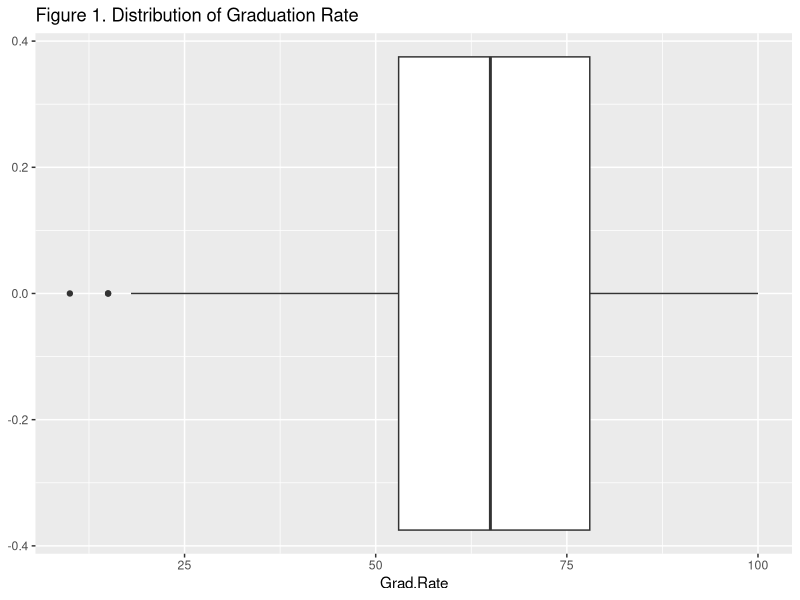
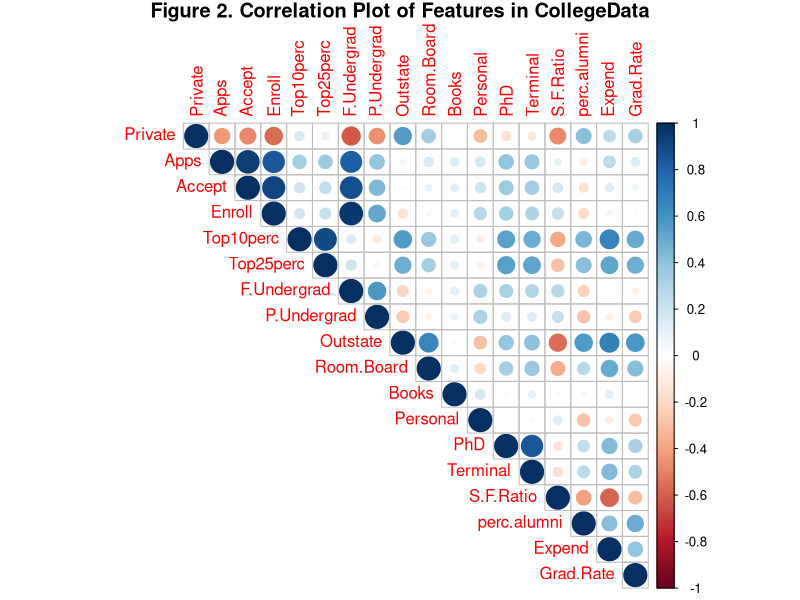
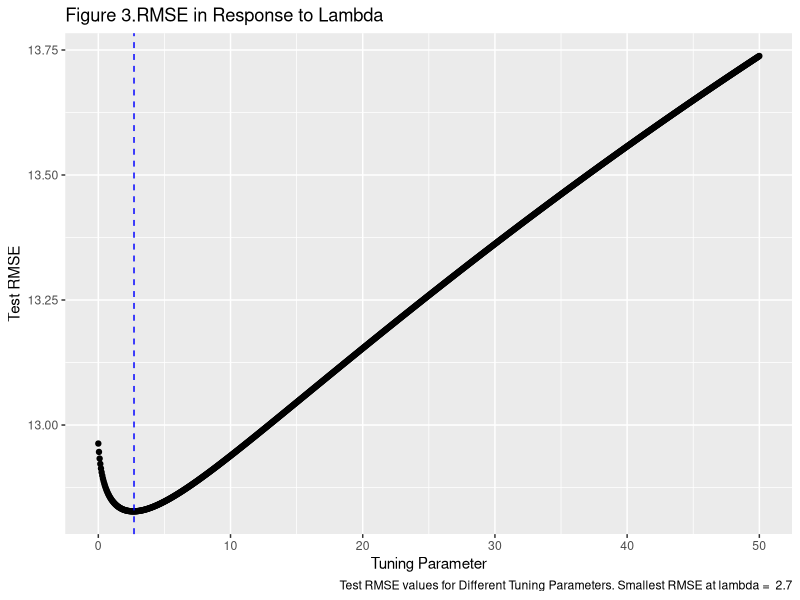

Here is the R script that generated these plots, in order:
## ---- chunk 1
knitr::opts_chunk$set(echo = TRUE)
## ---- chunk 2
#Load all required packages
library(ggplot2)
library(broom)
library(gridExtra)
library(dplyr)
library(class)
library(tidyverse)
library(gridExtra)
library(leaps)
library(corrplot)
library(RColorBrewer)
library(glmnet)
## ---- chunk 3
#loading data needed
collegeData<-read.csv("collegedata.csv")
## ---- chunk 4
glimpse(collegeData)
## ---- chunk 5
ggplot(data=collegeData,aes(x=Grad.Rate))+
  geom_boxplot()+
  ggtitle("Figure 1. Distribution of Graduation Rate")
## ---- chunk 6
gradmax<-max(collegeData$Grad.Rate)
gradmin<-min(collegeData$Grad.Rate)
knitr::kable(c("Largest" = gradmax,"Smallest" = gradmin),caption =  "Table 1. Largest and Smallest")
## ---- chunk 7
## MSE = RSS/n
MSE<-sum((collegeData$Grad.Rate-mean(collegeData$Grad.Rate))^2)/776
RMSE<-sqrt(MSE)
knitr::kable(c("MSE" = MSE,"RMSE" = RMSE),caption = "Table 2.MSE and RMSE")
## ---- chunk 8
fac_ratio_only<-lm(data = collegeData, Grad.Rate~S.F.Ratio)
SFonly_Pred<-data.frame("Y_hat" = rep(NA,776))
SFonly_Pred$Y_hat<-predict(fac_ratio_only)
MSE_fac_Ratio<-sum((SFonly_Pred$Y_hat-mean(SFonly_Pred$Y_hat))^2)/776
RMSE_fac_Ratio<-sqrt(MSE_fac_Ratio)
## ---- chunk 9
collegeData$Private<-ifelse(collegeData$Private == "Yes",1,0)
M<-cor(collegeData[,2:19])
corrplot(M, method = "circle",type = "upper",title = "Figure 2. Correlation Plot of Features in CollegeData",mar = c(0,0,1,0))
## ---- chunk 10
XD <- model.matrix(Grad.Rate ~ ., data = collegeData[,-1])
## ---- chunk 11
# Train Ridge
ridge.model2<- glmnet(XD[,-1], collegeData$Grad.Rate, alpha = 0, lambda =2 , standardize = TRUE)
## ---- chunk 12
# Print the coefficients
Betas <- data.frame("Ridge" = as.numeric(coefficients(ridge.model2)))
rownames(Betas) <- colnames(XD)
knitr::kable(Betas,
            caption = "Table 3. Coefficients with Tuning Parameter = 2")
## ---- chunk 13
knitr::kable(sum(ridge.model2$beta),caption = "Table 4. Sum of Coefficients when lambda = 2 ")
## ---- chunk 14
ridge.model200<- glmnet(XD[,-1], collegeData$Grad.Rate, alpha = 0, lambda =200 , standardize = TRUE)


Betas200 <- data.frame("Ridge" = as.numeric(coefficients(ridge.model2)))
rownames(Betas200) <- colnames(XD)
knitr::kable(Betas200,
            caption = "Table 5. Coefficients with Tuning Parameter = 200 ")
## ---- chunk 15
knitr::kable(sum(ridge.model200$beta),caption = "Table 6. Sum of Coefficients when lambda = 200")
## ---- chunk 16
set.seed(100)
ridge.mod <- cv.glmnet(XD[,-1], collegeData$Grad.Rate , alpha = 0 , lambda = seq(from=0, to=50,by=0.05) , standardize = TRUE)
## ---- chunk 17
ridgePlot <- function(ridge.mod, metric, title){
  library(ggplot2)
  
  smallestLambda <- ridge.mod$lambda[which.min(ridge.mod$cvm)] 
  
  if(metric == "MSE"){
  g1 <- ggplot( data.frame(ridge.mod$lambda), aes( x = ridge.mod$lambda, y = (ridge.mod$cvm))) + geom_point() + geom_vline( xintercept = smallestLambda, col = "blue" , lty = 2 ) +  labs(caption = paste("Test MSE values for Different Tuning Parameters. Smallest MSE at lambda = ", smallestLambda), title = title, y = "Test MSE", x = "Tuning Parameter")
  
  }
  
  if(metric == "RMSE"){
  g1 <- ggplot( data.frame(ridge.mod$lambda), aes( x = ridge.mod$lambda, y = sqrt(ridge.mod$cvm))) + geom_point() + geom_vline( xintercept = smallestLambda, col = "blue" , lty = 2 ) +  labs(caption = paste("Test RMSE values for Different Tuning Parameters. Smallest RMSE at lambda = ", smallestLambda), title = title, y = "Test RMSE", x = "Tuning Parameter")

  }
  
  g1
}
## ---- chunk 18
ridgePlot(ridge.mod, metric = "RMSE" , title ="Figure 3.RMSE in Response to Lambda" )

## ---- chunk 19
minMSE<-min(ridge.mod$cvm)
knitr::kable(minMSE,caption = "Table 7. Minimum MSE")
## ---- chunk 20
knitr::kable(sqrt(minMSE),caption = "Table 8.  Estimated test MSE with Lambda = 2.7")
## ---- chunk 21
EstRMSE<-sqrt(minMSE)
improved<-RMSE-EstRMSE
knitr::kable(improved,caption = "Table 9. Improved Amount RMSE")
## ---- chunk 22
ridge.final <- glmnet(XD[,-1], collegeData$Grad.Rate, alpha = 0 , lambda = 2.7 , standardize = TRUE)
lslr.final<- glmnet(XD[,-1], collegeData$Grad.Rate, alpha = 0 , lambda = 0 , standardize = TRUE)
ridge.betas <- as.numeric(coefficients(ridge.final))
lslr.betas <- as.numeric(coefficients(lslr.final))
BetasFinal <- data.frame("LSLR" = lslr.betas, "Ridge" = ridge.betas)
rownames(BetasFinal) <- colnames(XD)
knitr::kable(BetasFinal, caption = "Table 10. Coefficients for LSLR and Ridge")
## ---- chunk 23
# Run 10-fold CV for only the two choices of lambda
set.seed(100)
ridge.final.out <- cv.glmnet(XD[,-1], collegeData$Grad.Rate , alpha = 0 , lambda = c(0, 2.7), standardize = TRUE)
# Output the Lambdas
lambda_final<-ridge.final.out$lambda
# Output the test MSE
MSE_final<-ridge.final.out$cvm
# Output the test RMSE
RMSE_final<-sqrt(ridge.final.out$cvm)

LSLR_and_Ridge<-data.frame("Type" = c("Ridge","LSLR") ,"Lambda" = lambda_final, "MSE" = MSE_final, "RMSE" = RMSE_final)
knitr::kable(LSLR_and_Ridge,caption = "Table 11. Estimated MSE and RMSE for Ridge and LSLR")
